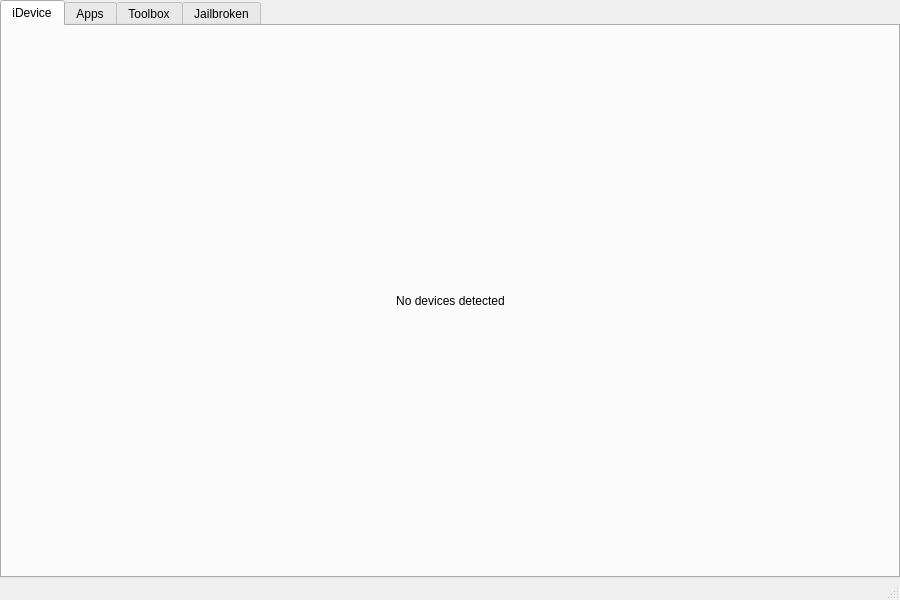
<?xml version="1.0" encoding="UTF-8"?>
<ui version="4.0">
 <class>MainWindow</class>
 <widget class="QMainWindow" name="MainWindow">
  <property name="geometry">
   <rect>
    <x>0</x>
    <y>0</y>
    <width>900</width>
    <height>600</height>
   </rect>
  </property>
  <property name="windowTitle">
   <string>MainWindow</string>
  </property>
  <widget class="QWidget" name="centralwidget">
   <layout class="QVBoxLayout" name="verticalLayout">
    <property name="leftMargin">
     <number>0</number>
    </property>
    <property name="topMargin">
     <number>0</number>
    </property>
    <property name="rightMargin">
     <number>0</number>
    </property>
    <property name="bottomMargin">
     <number>0</number>
    </property>
    <property name="spacing">
     <number>0</number>
    </property>
    <item>
     <widget class="QTabWidget" name="mainTabWidget">
      <property name="currentIndex">
       <number>0</number>
      </property>
      <widget class="QWidget" name="mainTab">
       <attribute name="title">
        <string>iDevice</string>
       </attribute>
       <layout class="QVBoxLayout" name="mainTabLayout">
        <item>
         <widget class="QStackedWidget" name="stackedWidget">
          <widget class="QWidget" name="page">
           <layout class="QVBoxLayout" name="noDeviceLayout">
            <item>
             <spacer name="verticalSpacer">
              <property name="orientation">
               <enum>Qt::Orientation::Vertical</enum>
              </property>
              <property name="sizeHint" stdset="0">
               <size>
                <width>20</width>
                <height>40</height>
               </size>
              </property>
             </spacer>
            </item>
            <item>
             <layout class="QHBoxLayout" name="horizontalLayout">
              <item>
               <spacer name="horizontalSpacer">
                <property name="orientation">
                 <enum>Qt::Orientation::Horizontal</enum>
                </property>
                <property name="sizeHint" stdset="0">
                 <size>
                  <width>40</width>
                  <height>20</height>
                 </size>
                </property>
               </spacer>
              </item>
              <item>
               <widget class="QLabel" name="label">
                <property name="text">
                 <string>No devices detected</string>
                </property>
                <property name="alignment">
                 <set>Qt::AlignmentFlag::AlignCenter</set>
                </property>
               </widget>
              </item>
              <item>
               <spacer name="horizontalSpacer_2">
                <property name="orientation">
                 <enum>Qt::Orientation::Horizontal</enum>
                </property>
                <property name="sizeHint" stdset="0">
                 <size>
                  <width>40</width>
                  <height>20</height>
                 </size>
                </property>
               </spacer>
              </item>
             </layout>
            </item>
            <item>
             <spacer name="verticalSpacer_2">
              <property name="orientation">
               <enum>Qt::Orientation::Vertical</enum>
              </property>
              <property name="sizeHint" stdset="0">
               <size>
                <width>20</width>
                <height>40</height>
               </size>
              </property>
             </spacer>
            </item>
           </layout>
          </widget>
          <widget class="QWidget" name="page_2">
           <layout class="QVBoxLayout" name="devicePageLayout"/>
          </widget>
         </widget>
        </item>
       </layout>
      </widget>
      <widget class="QWidget" name="appsTab">
       <attribute name="title">
        <string>Apps</string>
       </attribute>
       <layout class="QVBoxLayout" name="appsTabLayout"/>
      </widget>
      <widget class="QWidget" name="toolboxTab">
       <attribute name="title">
        <string>Toolbox</string>
       </attribute>
       <layout class="QVBoxLayout" name="toolboxTabLayout"/>
      </widget>
      <widget class="QWidget" name="jailbrokenTab">
       <attribute name="title">
        <string>Jailbroken</string>
       </attribute>
       <layout class="QVBoxLayout" name="jailbrokenTabLayout">
        <item>
         <widget class="QLabel" name="jailbrokenLabel">
         </widget>
        </item>
       </layout>
      </widget>
     </widget>
    </item>
   </layout>
  </widget>
  <widget class="QMenuBar" name="menubar">
   <property name="geometry">
    <rect>
     <x>0</x>
     <y>0</y>
     <width>900</width>
     <height>37</height>
    </rect>
   </property>
  </widget>
  <widget class="QStatusBar" name="statusbar"/>
 </widget>
 <resources/>
 <connections/>
</ui>
